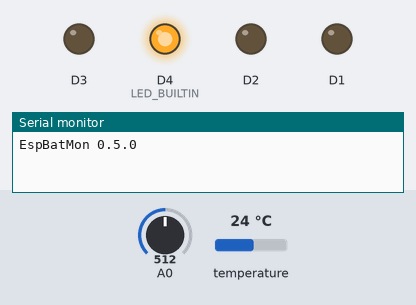
The sketch below on a simulated ESP8266 (NodeMCU). Parts: output pins drawn as LEDs (lit = HIGH, except the on-board LED, lit = LOW), the last lines printed to the serial monitor. The inputs (shaded band) are chosen by the test bench; at power-on: A0 = 512, temperature 24 °C. WiFi joins after 1.5 s; servers stay silent unless stated; uploads are accepted with an empty reply.

Above: at 0.1 s.
At 3.0 s:
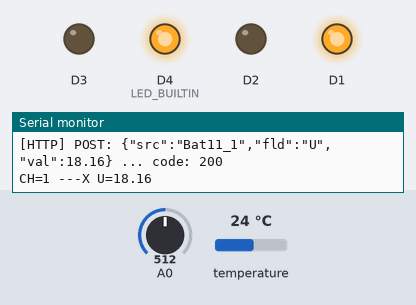
At 4.0 s:
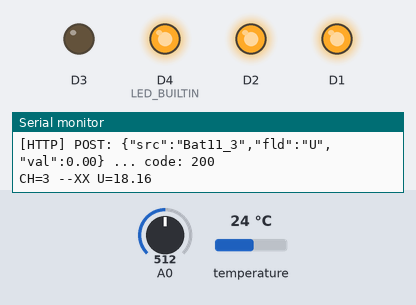
At 5.1 s:
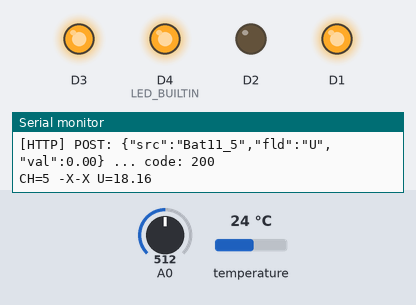
At 6.1 s:
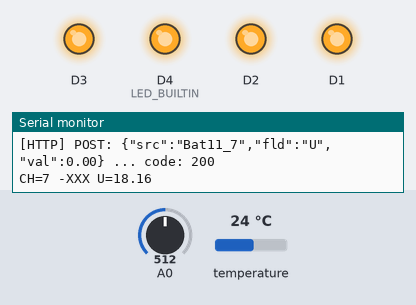
At 7.0 s:
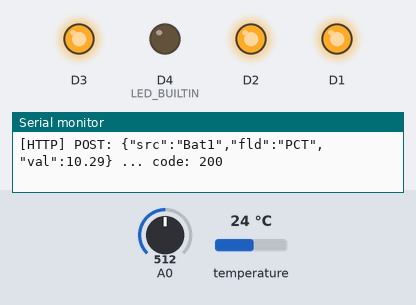
Timing chart, 0 to 8.5 s (numbered marks = the images above):
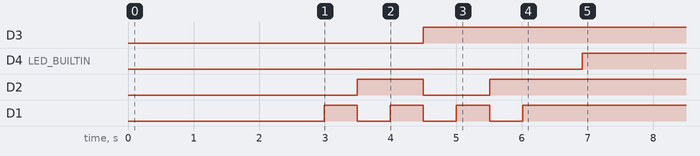

Measured:
- by itself, D3: LOW → HIGH at 4.5 s
- by itself, D4 (LED_BUILTIN): LOW → HIGH at 6.9 s
- by itself, D2: LOW → HIGH at 3.5 s, → LOW 1.0 s later, → HIGH 1.0 s later
- by itself, D1: alternates HIGH for 0.50 s and LOW for 0.50 s, 7 changes in all, then stays HIGH

The sketch:

bat-mon-firmware.ino
```cpp
/**
   LiFePO4 8s Battery Monitoring
   2022 by ma-ha
   https://github.com/ma-ha/pv-mon
*/

#include <ESP8266WiFi.h>
#include <ESP8266HTTPClient.h>

// PC address with "IoT Server API" on host, e.g.
// #define SERVER_IP "192.168.178.112:8899"
#define SERVER_IP ">>>>IOT-SERVER-IP:8899<<<<"

#ifndef STASSID
#define STASSID ">>>>WLAN-ID<<<<<"
#define STAPSK  ">>>>WLAN-KEY<<<<"
#define API_KEY "SOME-API-TOKEN"
#endif

char buf[50];
float u1 = 0.0;
float u2 = 0.0;

// ----------------------------------------------------------------------------
#include <OneWire.h>
#include <DallasTemperature.h>

// D7 -> 13
#define ONE_WIRE_BUS 13

OneWire oneWire(ONE_WIRE_BUS);
DallasTemperature DS18B20(&oneWire);
// ----------------------------------------------------------------------------

void setup() {

  Serial.begin(115200);

  Serial.println();
  Serial.println();
  Serial.println( "EspBatMon 0.5.0" );

  WiFi.begin(STASSID, STAPSK);

  while (WiFi.status() != WL_CONNECTED) {
    delay(500);
    Serial.print(".");
  }
  Serial.println("");
  Serial.print("Connected! IP address: ");
  Serial.println(WiFi.localIP());
  pinMode( LED_BUILTIN, OUTPUT );

  initSwtch();
  switchCh( 0 );

  // init temperature sensor
  DS18B20.begin();
}

// ----------------------------------------------------------------------------

void loop() {
  // read temperature
  DS18B20.requestTemperatures();
  float tempC = DS18B20.getTempCByIndex(0);
  if( tempC != DEVICE_DISCONNECTED_C ) {
    sendDta( 1, 121, tempC );
  }

  u1 = 0.0;
  // read out each single cell
  for ( int cellNo = 0; cellNo < 8; cellNo++ ) {
    switchCh( cellNo );
    float uAd = readVolt( cellNo );
    uAd += readVolt( cellNo );
    uAd += readVolt( cellNo );
    uAd += readVolt( cellNo );
    uAd += readVolt( cellNo );
    u2 = uAd / 5; // read 5 times to increase accuracy
    sendDta( 1, ( cellNo + 1 ), u2 );
    float ux = u2 - u1;
    sendDta( 11, ( cellNo + 1 ), ux );
    u1 = u2;
  }
  // send total voltage
  sendDta( 1, 101, u2 );


  // send total voltage in percent
  float uPct = 0;
  if ( u2 > 16 ) {
    // Max cell 3.75 V
    // Min cell 2.1 V
    // Max - Min = 1.65 V
    uPct = ( u2 - 2.1*8.0 ) / ( 1.65*8.0 ) * 100;
  }
  sendDta( 1, 111, uPct );

  // switch off LED, which is P4
  digitalWrite( LED_BUILTIN, HIGH );
  delay(60000);
}

// ----------------------------------------------------------------------------

void sendDta( byte batNo, byte cellNo, float u ) {
  if ((WiFi.status() == WL_CONNECTED)) { // wait for WiFi connection
    WiFiClient client;
    HTTPClient http;

    // configure API server and URL
    http.begin( client, "http://" SERVER_IP "/pv/tst?key=" API_KEY );
    http.addHeader( "Content-Type", "application/json") ;

    Serial.print("[HTTP] POST: ");
    int httpCode = 0;
    char floatStr[10];
    dtostrf( u, 4, 2, floatStr );
    if ( cellNo == 101 ) { // total
      sprintf(buf, "{\"src\":\"Bat%d\",\"fld\":\"U\",\"val\":%s}", batNo, floatStr );
    } else if ( cellNo == 111 ) { // total pct
      sprintf( buf, "{\"src\":\"Bat%d\",\"fld\":\"PCT\",\"val\":%s}", batNo, floatStr );
    } else if ( cellNo == 121 ) { // temp
      sprintf( buf, "{\"src\":\"Bat%d\",\"fld\":\"TEMP\",\"val\":%s}", batNo, floatStr );
    } else { // single cell
      sprintf(buf, "{\"src\":\"Bat%d_%d\",\"fld\":\"U\",\"val\":%s}", batNo,cellNo, floatStr );
    }
    Serial.print(buf);
    httpCode = http.POST( buf );

    // httpCode will be negative on error
    if (httpCode > 0) {
      Serial.printf(" ... code: %d\n", httpCode);
      if (httpCode != HTTP_CODE_OK) {
        const String& payload = http.getString();
        Serial.println("[HTTP] ERROR:\n"); Serial.println(payload);
      }
    } else {
      Serial.printf("... failed, error: %s\n", http.errorToString(httpCode).c_str());
    }

    http.end();
  } else {
     Serial.println("WFI not connected");
  }
}

// ----------------------------------------------------------------------------

void initSwtch() {
  pinMode( D1, OUTPUT );
  pinMode( D2, OUTPUT );
  pinMode( D3, OUTPUT );
  pinMode( D4, OUTPUT );
}

// ----------------------------------------------------------------------------
byte chSet = 255;

void switchCh( byte ch ) {
  if ( ch == chSet ) { return; }
  Serial.print( "CH=" ); Serial.print( ch ); Serial.print( " " );
  if ( (ch & 0b1000) == 0b1000 ) { digitalWrite( D4, HIGH );  Serial.print( "X" ); } else { digitalWrite( D4, LOW ); Serial.print( "-" ); }
  if ( (ch & 0b0100) == 0b0100 ) { digitalWrite( D3, HIGH );  Serial.print( "X" ); } else { digitalWrite( D3, LOW ); Serial.print( "-" ); }
  if ( (ch & 0b0010) == 0b0010 ) { digitalWrite( D2, HIGH );  Serial.print( "X" ); } else { digitalWrite( D2, LOW ); Serial.print( "-" ); }
  if ( (ch & 0b0001) == 0b0001 ) { digitalWrite( D1, HIGH );  Serial.print( "X" ); } else { digitalWrite( D1, LOW ); Serial.print( "-" ); }
  chSet = ch;
  delay(100);
}

// ----------------------------------------------------------------------------

float readVolt( byte ch ) {
  switchCh( ch );
  int sensorValue = analogRead( A0 );
  // IMPORTANT: Adjust value fo fit your resistor network!
  float voltage = sensorValue * (36.28 / 1023.0); // needs a 1:10 R net
  // TODO make correction per channel
  Serial.print( " U=" );
  Serial.println( voltage );
  return voltage;
}
```
